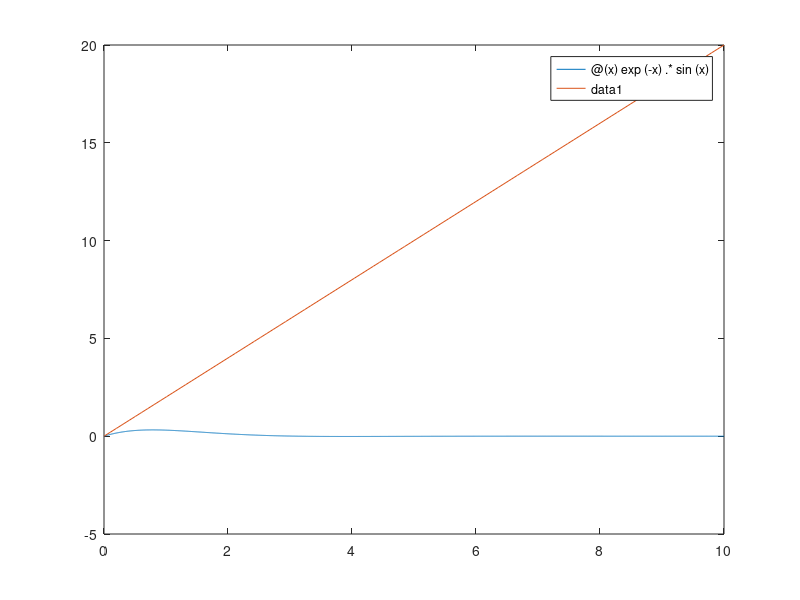

Recreate this plot in MATLAB. (Note: this script raises an error after producing the figure.)
x1 = fzero(@(x)x.*exp(-x) - 0.2, 0.5)
x3 = fzero(@(x)x.*exp(-x) - 0.2, 3)
% 이렇게 구하는데에는 한계가 있다. <- 범위를 한정지어야하기 때문에

% x1 = fzero(@calExampleFunc, 0.5)

%% integral 함수는 구분구적법과 같은 방법을 사용 
func = @(x)exp(-x).*sin(x);
q = integral(func, 0.2, 1.5)
q = integral(func, 0.2, Inf)
fplot(func, [0, 10])

%user defined함수를 이용하여 integral 함수 사용해보기

%% trapz함수는 사다리꼴 모양으로 구하여 계산 이는 함수가 식으로 나와있지 않고 
% data point 로 표현되어져 있을 때 사용 -> 환율, 주식과 같은 상황 
hold on

x = linspace(0, 10, 100)
y = linspace(0, 20, 100)
plot(x, y)
q = trapz(x, y)

%% ordinary differential equation 미분방정식
[t1, y1] = ode45(@odeEx01, [1:0.05:3], 4.2)
plot(t1, y1)